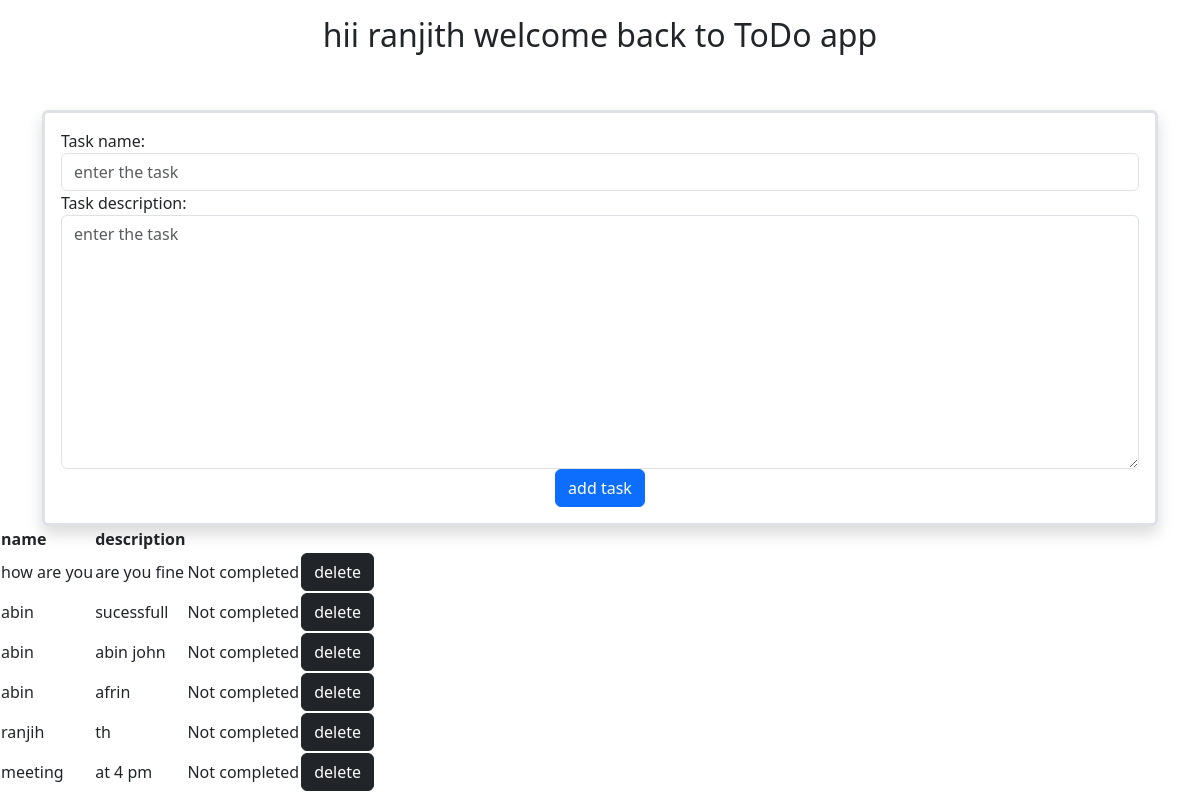
The app's page / (signed in) with its own data.
### work/models.py (models this page shows)
class Taskmodel(models.Model):
    task_name =models.CharField(max_length=50)
    task_description=models.TextField(null=True)
    created_date= models.DateField(auto_now_add=True)
    user= models.ForeignKey(User,on_delete=models.CASCADE,null=True)
    completed = models.BooleanField(default=False)

### work/views.py (the view, shortened to what this page needs)
# urls.py: path('',Add_task.as_view(),name="index"),
@method_decorator(signin_required,name="dispatch")
class Add_task(View):
    def get(self,request,**kwargs):
        form=TaskForm()
        data=Taskmodel.objects.filter(user=request.user).order_by('completed')
        return render(request,"index.html",{"form":form,"data":data})

### work/forms.py
class TaskForm(forms.ModelForm):
     class Meta:
         model = Taskmodel
         fields =['task_name','task_description']
         widgets={
             'task_name':forms.TextInput(attrs={'class':'form-control','placeholder':'enter the task'}),
             'task_description':forms.Textarea(attrs={'class':'form-control','column':20,'row':5,'placeholder':'enter the task'})
         }

### work/views.py (called while the page is built)
def signin_required(fn):
    def wrapper(request,**kwargs):
        if  not request.user.is_authenticated:
            return redirect("signin")
        else:
            return fn(request,**kwargs)
    return wrapper

### work/templates/index.html (shortened to what this page needs)
<!DOCTYPE html>
<html lang="en">
<head>
    <link href="https://cdn.jsdelivr.net/npm/bootstrap@5.3.3/dist/css/bootstrap.min.css" rel="stylesheet">
    <link rel="stylesheet" href="https://cdnjs.cloudflare.com/ajax/libs/font-awesome/6.5.2/css/all.min.css" />
</head>
<body>
    <div class="container">
    <h2 class="text-center mt-3">hii {{request.user}} welcome back to ToDo app</h2>
    <br>
    <br>
    <div  class="border border-3 border rounded shadow">
    <form action="" method="post" class="my-3 mx-3">
        {{form}}
        <div class="text-center">
    <button type="submit" class="btn btn-primary">add task</button>
</div>
</form>
</div>
</div>
<div>
    <table class="table-table-striped">
        <tr>
            <th>name</th>
            <th>description</th>
        </tr>
        {%for i in data%}
        <tr class="container">
            <td>{{i.task_name}}</td>
            <td>{{i.task_description}}</td>
            {% if i.completed == True %}
            <td><i class="fa-solid fa-check"></i></td>
            {%else%}
            <td>Not completed</td>
            {%endif%}
            <td><a  class="btn btn-dark" href="(% url 'delete' i.id%)">delete</a></td>
        </tr>
        {%endfor%}
    </table>
</div>
</body>
</html>

### records on screen
Taskmodel: task_name "how are you", task_description "are you fine", completed "Not completed"
Taskmodel: task_name "abin", task_description "sucessfull", completed "Not completed"
Taskmodel: task_name "abin", task_description "abin john", completed "Not completed"
Taskmodel: task_name "abin", task_description "afrin", completed "Not completed"
Taskmodel: task_name "ranjih", task_description "th", completed "Not completed"
Taskmodel: task_name "meeting", task_description "at 4 pm", completed "Not completed"

### other values on screen
{{ request.user }} "ranjith"
